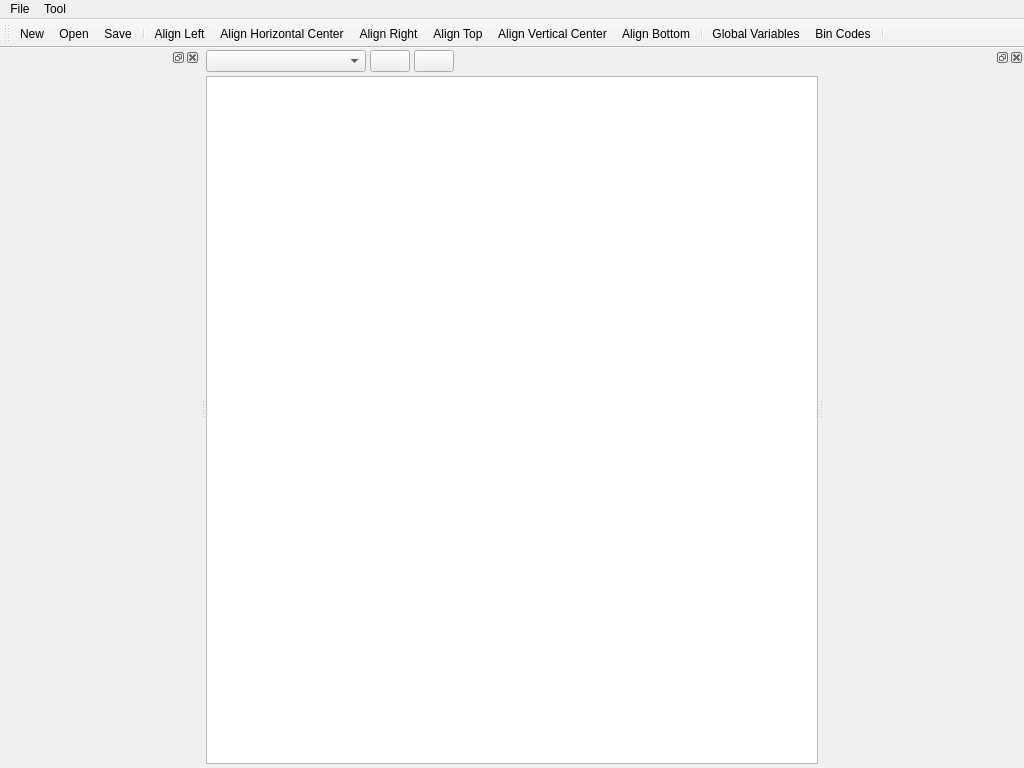
<?xml version="1.0" encoding="UTF-8"?>
<ui version="4.0">
 <class>MainWindow</class>
 <widget class="QMainWindow" name="MainWindow">
  <property name="geometry">
   <rect>
    <x>0</x>
    <y>0</y>
    <width>1024</width>
    <height>768</height>
   </rect>
  </property>
  <property name="windowTitle">
   <string>Code Designer</string>
  </property>
  <widget class="QWidget" name="centralwidget">
   <layout class="QVBoxLayout" name="verticalLayout_2">
    <property name="spacing">
     <number>4</number>
    </property>
    <property name="leftMargin">
     <number>0</number>
    </property>
    <property name="topMargin">
     <number>2</number>
    </property>
    <property name="rightMargin">
     <number>0</number>
    </property>
    <property name="bottomMargin">
     <number>4</number>
    </property>
    <item>
     <layout class="QHBoxLayout" name="hLayoutTools">
      <item>
       <widget class="QComboBox" name="cmbFunctions">
        <property name="minimumSize">
         <size>
          <width>160</width>
          <height>0</height>
         </size>
        </property>
       </widget>
      </item>
      <item>
       <widget class="QPushButton" name="btnAddFunction">
        <property name="toolTip">
         <string>Add Function</string>
        </property>
        <property name="icon">
         <iconset resource="../res/res.qrc">
          <normaloff>:/images/icon_add.png</normaloff>:/images/icon_add.png</iconset>
        </property>
       </widget>
      </item>
      <item>
       <widget class="QPushButton" name="btnDelFunction">
        <property name="toolTip">
         <string>Delete Function</string>
        </property>
        <property name="icon">
         <iconset resource="../res/res.qrc">
          <normaloff>:/images/icon_del.png</normaloff>:/images/icon_del.png</iconset>
        </property>
       </widget>
      </item>
      <item>
       <spacer name="horizontalSpacer">
        <property name="orientation">
         <enum>Qt::Horizontal</enum>
        </property>
        <property name="sizeHint" stdset="0">
         <size>
          <width>40</width>
          <height>20</height>
         </size>
        </property>
       </spacer>
      </item>
     </layout>
    </item>
    <item>
     <widget class="FlowView" name="flowView"/>
    </item>
   </layout>
  </widget>
  <widget class="DockWidget" name="dockWidgetToolBox">
   <property name="minimumSize">
    <size>
     <width>200</width>
     <height>135</height>
    </size>
   </property>
   <attribute name="dockWidgetArea">
    <number>1</number>
   </attribute>
   <widget class="QWidget" name="dockWidgetContentsToolBox">
    <layout class="QVBoxLayout" name="verticalLayout">
     <property name="spacing">
      <number>0</number>
     </property>
     <property name="leftMargin">
      <number>0</number>
     </property>
     <property name="topMargin">
      <number>4</number>
     </property>
     <property name="rightMargin">
      <number>0</number>
     </property>
     <property name="bottomMargin">
      <number>0</number>
     </property>
     <item>
      <widget class="ToolBox" name="toolBox" native="true"/>
     </item>
    </layout>
   </widget>
  </widget>
  <widget class="DockWidget" name="dockWidgetProperties">
   <property name="minimumSize">
    <size>
     <width>200</width>
     <height>50</height>
    </size>
   </property>
   <attribute name="dockWidgetArea">
    <number>2</number>
   </attribute>
   <widget class="QWidget" name="dockWidgetContentsProperties">
    <layout class="QVBoxLayout" name="verticalLayout_3">
     <property name="spacing">
      <number>0</number>
     </property>
     <property name="leftMargin">
      <number>0</number>
     </property>
     <property name="topMargin">
      <number>4</number>
     </property>
     <property name="rightMargin">
      <number>0</number>
     </property>
     <property name="bottomMargin">
      <number>0</number>
     </property>
     <item>
      <widget class="TreePropertyBrowser" name="propertyBrowser" native="true"/>
     </item>
    </layout>
   </widget>
  </widget>
  <widget class="QToolBar" name="toolBar">
   <property name="windowTitle">
    <string>toolBar</string>
   </property>
   <attribute name="toolBarArea">
    <enum>TopToolBarArea</enum>
   </attribute>
   <attribute name="toolBarBreak">
    <bool>false</bool>
   </attribute>
   <addaction name="actionNew"/>
   <addaction name="actionOpen"/>
   <addaction name="actionSave"/>
   <addaction name="separator"/>
   <addaction name="actionAlignLeft"/>
   <addaction name="actionAlignHCenter"/>
   <addaction name="actionAlignRight"/>
   <addaction name="actionAlignTop"/>
   <addaction name="actionAlignVCenter"/>
   <addaction name="actionAlignBottom"/>
   <addaction name="separator"/>
   <addaction name="actionGlobalVariables"/>
   <addaction name="actionBinCodes"/>
   <addaction name="separator"/>
  </widget>
  <widget class="QMenuBar" name="menuBar">
   <property name="geometry">
    <rect>
     <x>0</x>
     <y>0</y>
     <width>1024</width>
     <height>23</height>
    </rect>
   </property>
   <widget class="QMenu" name="menuFile">
    <property name="title">
     <string>File</string>
    </property>
    <addaction name="actionNew"/>
    <addaction name="actionOpen"/>
    <addaction name="actionSave"/>
    <addaction name="actionSaveAs"/>
   </widget>
   <widget class="QMenu" name="menuTool">
    <property name="title">
     <string>Tool</string>
    </property>
    <addaction name="actionGlobalVariables"/>
    <addaction name="actionBinCodes"/>
   </widget>
   <addaction name="menuFile"/>
   <addaction name="menuTool"/>
  </widget>
  <action name="actionNew">
   <property name="icon">
    <iconset resource="../res/res.qrc">
     <normaloff>:/images/icon_new.png</normaloff>:/images/icon_new.png</iconset>
   </property>
   <property name="text">
    <string>New</string>
   </property>
   <property name="toolTip">
    <string>New File</string>
   </property>
   <property name="shortcut">
    <string>Ctrl+N</string>
   </property>
  </action>
  <action name="actionOpen">
   <property name="icon">
    <iconset resource="../res/res.qrc">
     <normaloff>:/images/icon_open.png</normaloff>:/images/icon_open.png</iconset>
   </property>
   <property name="text">
    <string>Open</string>
   </property>
   <property name="toolTip">
    <string>Open File</string>
   </property>
   <property name="shortcut">
    <string>Ctrl+O</string>
   </property>
  </action>
  <action name="actionSave">
   <property name="icon">
    <iconset resource="../res/res.qrc">
     <normaloff>:/images/icon_save.png</normaloff>:/images/icon_save.png</iconset>
   </property>
   <property name="text">
    <string>Save</string>
   </property>
   <property name="toolTip">
    <string>Save File</string>
   </property>
   <property name="shortcut">
    <string>Ctrl+S</string>
   </property>
  </action>
  <action name="actionAlignLeft">
   <property name="icon">
    <iconset resource="../res/res.qrc">
     <normaloff>:/images/icon_align_left.png</normaloff>:/images/icon_align_left.png</iconset>
   </property>
   <property name="text">
    <string>Align Left</string>
   </property>
   <property name="toolTip">
    <string>Align Left</string>
   </property>
   <property name="shortcut">
    <string>Alt+L</string>
   </property>
  </action>
  <action name="actionAlignHCenter">
   <property name="icon">
    <iconset resource="../res/res.qrc">
     <normaloff>:/images/icon_align_hcenter.png</normaloff>:/images/icon_align_hcenter.png</iconset>
   </property>
   <property name="text">
    <string>Align Horizontal Center</string>
   </property>
   <property name="toolTip">
    <string>Align Horizontal Center</string>
   </property>
   <property name="shortcut">
    <string>Alt+H</string>
   </property>
  </action>
  <action name="actionAlignRight">
   <property name="icon">
    <iconset resource="../res/res.qrc">
     <normaloff>:/images/icon_align_right.png</normaloff>:/images/icon_align_right.png</iconset>
   </property>
   <property name="text">
    <string>Align Right</string>
   </property>
   <property name="toolTip">
    <string>Align Right</string>
   </property>
   <property name="shortcut">
    <string>Alt+R</string>
   </property>
  </action>
  <action name="actionAlignTop">
   <property name="icon">
    <iconset resource="../res/res.qrc">
     <normaloff>:/images/icon_align_top.png</normaloff>:/images/icon_align_top.png</iconset>
   </property>
   <property name="text">
    <string>Align Top</string>
   </property>
   <property name="toolTip">
    <string>Align Top</string>
   </property>
   <property name="shortcut">
    <string>Alt+T</string>
   </property>
  </action>
  <action name="actionAlignVCenter">
   <property name="icon">
    <iconset resource="../res/res.qrc">
     <normaloff>:/images/icon_align_vcenter.png</normaloff>:/images/icon_align_vcenter.png</iconset>
   </property>
   <property name="text">
    <string>Align Vertical Center</string>
   </property>
   <property name="toolTip">
    <string>Align Vertical Center</string>
   </property>
   <property name="shortcut">
    <string>Alt+V</string>
   </property>
  </action>
  <action name="actionAlignBottom">
   <property name="icon">
    <iconset resource="../res/res.qrc">
     <normaloff>:/images/icon_align_bottom.png</normaloff>:/images/icon_align_bottom.png</iconset>
   </property>
   <property name="text">
    <string>Align Bottom</string>
   </property>
   <property name="toolTip">
    <string>Align Bottom</string>
   </property>
   <property name="shortcut">
    <string>Alt+B</string>
   </property>
  </action>
  <action name="actionGlobalVariables">
   <property name="icon">
    <iconset resource="../res/res.qrc">
     <normaloff>:/images/icon_variables.png</normaloff>:/images/icon_variables.png</iconset>
   </property>
   <property name="text">
    <string>Global Variables</string>
   </property>
  </action>
  <action name="actionBinCodes">
   <property name="icon">
    <iconset resource="../res/res.qrc">
     <normaloff>:/images/icon_bincodes.png</normaloff>:/images/icon_bincodes.png</iconset>
   </property>
   <property name="text">
    <string>Bin Codes</string>
   </property>
  </action>
  <action name="actionSaveAs">
   <property name="icon">
    <iconset resource="../res/res.qrc">
     <normaloff>:/images/icon_saveas.png</normaloff>:/images/icon_saveas.png</iconset>
   </property>
   <property name="text">
    <string>Save As</string>
   </property>
   <property name="toolTip">
    <string>Save As</string>
   </property>
   <property name="shortcut">
    <string>Ctrl+Shift+S</string>
   </property>
  </action>
 </widget>
 <customwidgets>
  <customwidget>
   <class>ToolBox</class>
   <extends>QWidget</extends>
   <header>ui/ToolBox.h</header>
   <container>1</container>
  </customwidget>
  <customwidget>
   <class>DockWidget</class>
   <extends>QDockWidget</extends>
   <header>ui/DockWidget.h</header>
   <container>1</container>
  </customwidget>
  <customwidget>
   <class>FlowView</class>
   <extends>QGraphicsView</extends>
   <header>ui/FlowView.h</header>
  </customwidget>
  <customwidget>
   <class>TreePropertyBrowser</class>
   <extends>QWidget</extends>
   <header>ui/TreePropertyBrowser.h</header>
   <container>1</container>
  </customwidget>
 </customwidgets>
 <resources>
  <include location="../res/res.qrc"/>
 </resources>
 <connections/>
</ui>
